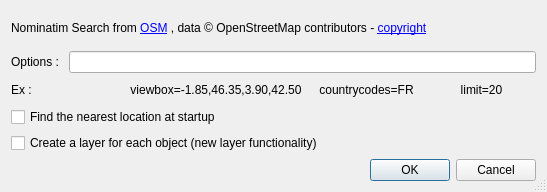
<?xml version="1.0" encoding="UTF-8"?>
<ui version="4.0">
 <class>ConfDialog</class>
 <widget class="QDialog" name="ConfDialog">
  <property name="windowModality">
   <enum>Qt::WindowModal</enum>
  </property>
  <property name="enabled">
   <bool>true</bool>
  </property>
  <property name="geometry">
   <rect>
    <x>0</x>
    <y>0</y>
    <width>547</width>
    <height>192</height>
   </rect>
  </property>
  <property name="sizePolicy">
   <sizepolicy hsizetype="Preferred" vsizetype="Preferred">
    <horstretch>0</horstretch>
    <verstretch>0</verstretch>
   </sizepolicy>
  </property>
  <property name="minimumSize">
   <size>
    <width>540</width>
    <height>150</height>
   </size>
  </property>
  <property name="windowTitle">
   <string>OSM place search plugin configuration</string>
  </property>
  <property name="sizeGripEnabled">
   <bool>true</bool>
  </property>
  <layout class="QVBoxLayout" name="verticalLayout_2">
   <item>
    <layout class="QHBoxLayout" name="horizontalLayout_4">
     <item>
      <widget class="QLabel" name="label_3">
       <property name="layoutDirection">
        <enum>Qt::RightToLeft</enum>
       </property>
       <property name="text">
        <string>&lt;p&gt;Nominatim Search from &lt;a href=&quot;http://wiki.openstreetmap.org/wiki/Nominatim_usage_policy&quot; target=&quot;_blank&quot;&gt;OSM&lt;/a&gt; &lt;img src=&quot;http://www.openstreetmap.org/assets/osm_logo.png&quot;&gt;, data © OpenStreetMap contributors - &lt;a href=&quot;www.openstreetmap.org/copyright&quot;&gt;copyright&lt;/a&gt;&lt;/p&gt;</string>
       </property>
       <property name="openExternalLinks">
        <bool>true</bool>
       </property>
      </widget>
     </item>
    </layout>
   </item>
   <item>
    <layout class="QVBoxLayout" name="verticalLayout">
     <item>
      <layout class="QHBoxLayout" name="horizontalLayout">
       <item>
        <widget class="QLabel" name="label">
         <property name="text">
          <string>Options : </string>
         </property>
         <property name="buddy">
          <cstring>editOptions</cstring>
         </property>
        </widget>
       </item>
       <item>
        <widget class="QLineEdit" name="editOptions">
         <property name="text">
          <string/>
         </property>
        </widget>
       </item>
      </layout>
     </item>
     <item>
      <layout class="QHBoxLayout" name="horizontalLayout_3">
       <item>
        <widget class="QLabel" name="lbEx">
         <property name="toolTip">
          <string/>
         </property>
         <property name="text">
          <string>Ex : </string>
         </property>
        </widget>
       </item>
       <item>
        <widget class="QPushButton" name="btnBox">
         <property name="toolTip">
          <string>Click here to pick exemple</string>
         </property>
         <property name="text">
          <string>viewbox=-1.85,46.35,3.90,42.50</string>
         </property>
         <property name="autoDefault">
          <bool>true</bool>
         </property>
         <property name="flat">
          <bool>true</bool>
         </property>
        </widget>
       </item>
       <item>
        <widget class="QPushButton" name="btnCountry">
         <property name="toolTip">
          <string>Click here to pick exemple</string>
         </property>
         <property name="text">
          <string>countrycodes=FR</string>
         </property>
         <property name="autoDefault">
          <bool>true</bool>
         </property>
         <property name="flat">
          <bool>true</bool>
         </property>
        </widget>
       </item>
       <item>
        <widget class="QPushButton" name="btnMax">
         <property name="toolTip">
          <string>Click here to pick exemple</string>
         </property>
         <property name="text">
          <string>limit=20</string>
         </property>
         <property name="autoDefault">
          <bool>true</bool>
         </property>
         <property name="flat">
          <bool>true</bool>
         </property>
        </widget>
       </item>
      </layout>
     </item>
     <item>
      <widget class="QCheckBox" name="cbStart">
       <property name="text">
        <string>Find the nearest location at startup</string>
       </property>
      </widget>
     </item>
    </layout>
   </item>
   <item>
    <widget class="QCheckBox" name="singleLayerCbx">
     <property name="text">
      <string>Create a layer for each object (new layer functionality)</string>
     </property>
    </widget>
   </item>
   <item>
    <widget class="QDialogButtonBox" name="buttonBox">
     <property name="orientation">
      <enum>Qt::Horizontal</enum>
     </property>
     <property name="standardButtons">
      <set>QDialogButtonBox::Cancel|QDialogButtonBox::Ok</set>
     </property>
    </widget>
   </item>
  </layout>
 </widget>
 <tabstops>
  <tabstop>editOptions</tabstop>
  <tabstop>cbStart</tabstop>
  <tabstop>buttonBox</tabstop>
 </tabstops>
 <resources/>
 <connections>
  <connection>
   <sender>buttonBox</sender>
   <signal>accepted()</signal>
   <receiver>ConfDialog</receiver>
   <slot>accept()</slot>
   <hints>
    <hint type="sourcelabel">
     <x>236</x>
     <y>128</y>
    </hint>
    <hint type="destinationlabel">
     <x>157</x>
     <y>149</y>
    </hint>
   </hints>
  </connection>
  <connection>
   <sender>buttonBox</sender>
   <signal>rejected()</signal>
   <receiver>ConfDialog</receiver>
   <slot>reject()</slot>
   <hints>
    <hint type="sourcelabel">
     <x>304</x>
     <y>128</y>
    </hint>
    <hint type="destinationlabel">
     <x>286</x>
     <y>149</y>
    </hint>
   </hints>
  </connection>
 </connections>
</ui>
